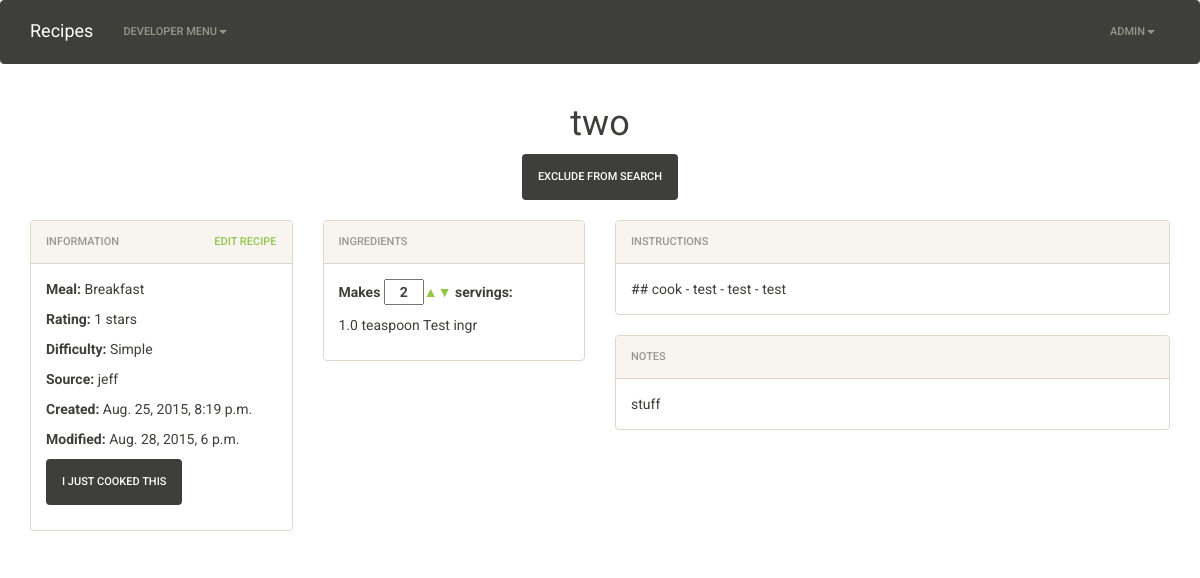
/recipe/10/ (signed in), run on the app's committed database.
### main/models.py (models this page shows, shortened)
class Recipe(models.Model):
    RATING_CHOICES = (
        (0, 0),
        (1, 1),
        (2, 2),
        (3, 3),
        (4, 4),
        (5, 5),
    )
    DIFFICULTY_CHOICES = (
        (0, ''),
        (1, 'Simple'),
        (2, 'Intermediate'),
        (3, 'Challenging'),
    )
    MEAL_CHOICES = (
        (0, ''),
        (1, 'Breakfast'),
        (2, 'Lunch'),
        (3, 'Dinner'),
        (4, 'Snack'),
        (5, 'Dessert'),
    )
    created = models.DateTimeField(auto_now_add=True)
    modified = models.DateTimeField(auto_now=True)
    creator = models.ForeignKey(User)
    name = models.CharField(max_length=255)
    instructions = MarkupField(markup_type='markdown', null=True, blank=True)
    notes = MarkupField(markup_type='markdown', null=True, blank=True)
    source = models.TextField(null=True, blank=True)
    rating = models.IntegerField(choices=RATING_CHOICES, default=0)
    difficulty = models.IntegerField(choices=DIFFICULTY_CHOICES, default=0)
    meal = models.IntegerField(choices=MEAL_CHOICES, default=0)
    servings = models.IntegerField()
    exclude_from_search = models.BooleanField(default=False)

class Ingredient(models.Model):
    UNIT_CHOICES = (
        ('', 'Unit Type'),
        (1, 'teaspoon'),
        (2, 'dessert spoon'),
        (3, 'tablespoon'),
        (4, 'ounce'),
        (5, 'cup'),
        (6, 'pint'),
        (7, 'quart'),
        (8, 'gallon'),
        (9, 'pinch'),
        (10, 'dash'),
    )
    name = models.CharField(max_length=255)
    unit = models.IntegerField(choices=UNIT_CHOICES)
    quantity = models.FloatField()
    recipe = models.ForeignKey('Recipe', related_name='ingredients')

### main/views.py (the view, shortened to what this page needs)
class RecipeDetails(View):
    def get(self, request, id):
        recipe = get_object_or_404(Recipe, pk=id)
        context = {}
        context['recipe'] = recipe
        return render(request, 'main/recipe_details.html', context)

### main/templates/main/recipe_details.html (shortened to what this page needs)
{% extends "main/base.html" %}
{% load staticfiles %}
{% block css %}
    <link rel="stylesheet" href="{% static 'main/css/recipe_details.css' %}">
{% endblock css %}
{% block content %}
    <div class="row">
        <div class="col-xs-12">
           <h1 class="text-center">{{recipe.name}}</h1>
        </div>
        <div id="exclude-section" recipe-id="{{recipe.id}}">
            <center><button class="btn btn-default" id="exclude-btn">Exclude from search</button></center>
        </div>
    </div>
    <br>
    <div class="row">
        <div class="col-lg-3">
            <div class="panel panel-default">
                <div class="panel-heading">
                    <span>Information</span>
                    <span class="pull-right"><a href="{% url 'main:edit_recipe' id=recipe.id %}">Edit Recipe</a></span>
                </div>
                <div class="panel-body">
                    <div class="row">
                        <div class="col-lg-12 col-md-4 col-sm-4">
                            <p><strong>Meal:</strong> {{ recipe.get_meal_display }}</p>
                            <p><strong>Rating:</strong> {{ recipe.rating }} stars</p>
                            <p><strong>Difficulty:</strong> {{ recipe.get_difficulty_display }}</p>
                        </div>
                        <div class="col-lg-12 col-md-4 col-sm-4">
                            <p><strong>Source:</strong> {{ recipe.source }}</p>
                            <p><strong>Created:</strong> {{ recipe.created }}</p>
                            <p><strong>Modified:</strong> {{ recipe.modified }}</p>
                        </div>
                        {% if recipe.event_set.all.count > 0 %}
                            <div class="col-lg-12 hidden-md hidden-sm hidden-xs">
                                <p><button class="btn btn-default btn-log-event">I just cooked this</button></p>
                                <p><strong>Last cooked:</strong></p>
                                <ul class="ul-last-cooked">
                                    {% for event in recipe.event_set.all %}
                                        <li><abbr class="timeago" title="{{ event.created|date:'c' }}">{{ event.created|date:'DATE_FORMAT' }}</abbr></li>
                                    {% endfor %}
                                </ul>
                            </div>
                            <div class="hidden-lg col-md-4 col-sm-4">
                                <p><button class="btn btn-default btn-log-event">I just cooked this</button></p>
                                <div class="dropdown">
                                    <a class="dropdown-toggle" id="event-dropdown" data-toggle="dropdown" aria-haspopup="true" aria-expanded="true">
                                        Last cooked
                                        <span class="caret"></span>
                                    </a>
                                    <ul class="dropdown-menu ul-last-cooked" aria-labelledby="event-dropdown">
                                        {% for event in recipe.event_set.all %}
                                            <li><abbr class="timeago" title="{{ event.created|date:'c' }}">{{ event.created|date:'DATE_FORMAT' }}</abbr></li>
                                        {% endfor %}
                                    </ul>
                                </div>
                            </div>
                        {% else %}
                            <div class="col-lg-12 hidden-md hidden-sm hidden-xs">
                                <p><button class="btn btn-default btn-log-event">I just cooked this</button></p>
                            </div>
                        {% endif %}
                    </div>
                </div>
            </div>
        </div>
        <div class="col-md-3 col-sm-6">
            <div class="panel panel-default">
                <div class="panel-heading">
                    <span>Ingredients</span>
                </div>
                <div class="panel-body">
                    <div class="row">
                        <div class="col-sm-12">
                            <p><strong>Makes <input id="scale-servings" type="text" value="{{ recipe.servings }}"> servings:</strong></p>
                        </div>
                    </div>
                    {% for ingredient in recipe.ingredients.all %}
                        <div class="row">
                            <div class="col-sm-12">
                                <p>
                                    <span class="ingredient-quantity">{{ingredient.quantity}}</span>
                                    {{ingredient.get_unit_display}}
                                    {{ingredient.name}}
                                </p>
                            </div>
                        </div>
                    {% endfor %}
                </div>
            </div>
        </div>
        <div class="col-md-6 col-sm-6">
            <div class="panel panel-default">
                <div class="panel-heading">
                    <span>Instructions</span>
                </div>
                <div class="panel-body">
                    {{ recipe.instructions }}
                </div>
            </div>
        </div>
        <div class="col-lg-6 col-md-3 col-sm-12">
            <div class="row">
                <div class="col-sm-12">
                    <div class="panel panel-default">
                        <div class="panel-heading">
                            <span>Notes</span>
                        </div>
                        <div class="panel-body">
                            {{ recipe.notes }}
                        </div>
                    </div>
                </div>
            </div>
        </div>
    </div>
{% endblock content %}

### main/templates/main/navbar.html (shortened to what this page needs)
{% load staticfiles %}
<nav class="navbar navbar-default">
    <div class="container">
        <div class="navbar-header">
            <a class="navbar-brand" href="{% url 'main:root' %}">
                Recipes
            </a>
        </div>
        <div class="collapse navbar-collapse" id="message-board-nav-collapse">
            <ul class="nav navbar-nav">
                <li class="dropdown">
                    <a href="#" class="dropdown-toggle" data-toggle="dropdown" role="button" aria-haspopup="true" aria-expanded="false">Developer Menu<span class="caret nav-caret"></span></a>
                </li>
            </ul>
            <ul class="nav navbar-nav navbar-right">
                {% if user.is_authenticated %}
                    <li class="dropdown">
                        <a href="#" class="dropdown-toggle" data-toggle="dropdown" role="button" aria-haspopup="true" aria-expanded="false">{{ user.username }}<span class="caret nav-caret"></span></a>
                    </li>
                {% else %}
                    <li><a href="{% url 'register' %}" class="text-primary">Register</a></li>
                    <li><a href="{% url 'login' %}" class="text-primary">Login</a></li>
                {% endif %}
            </ul>
        </div>
    </div>
</nav>

### main/static/main/css/recipe_details.css (style rules this page uses)
#scale-servings { width: 40px; text-align: center; }

### data on the page
Recipe: name "two", meal "Breakfast", rating "1", difficulty "Simple", source "jeff", created "Aug. 25, 2015, 8:19 p.m.", modified "Aug. 28, 2015, 6 p.m.", servings "2", instructions "## cook - test - test - test", notes "stuff"
Ingredient: quantity "1.0", unit "teaspoon", name "Test ingr"

### other printed values
{{ user.username }} "ADMIN"
